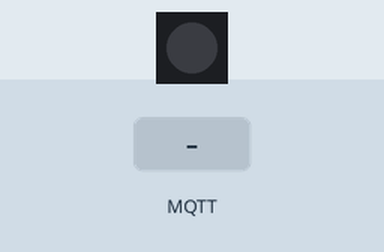
Recording of a sketch running on a simulated ESP32. Shown: 1 RGB LEDs in strip order, left to right. The test bench sets the inputs (shaded band). Dim RGB values are drawn brighter than linear; WiFi joins after 1.5 s; servers stay silent unless stated; no MQTT or app messages arrive unless stated; what the sketch prints to the serial monitor is not drawn.

Above: at 0.1 s.
At 2.76 s:
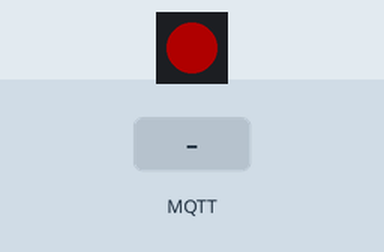
2.8 s: MQTT message "1" arrives on the first subscribed topic
4.3 s: MQTT message "on" arrives on the first subscribed topic
5.8 s: MQTT message "off" arrives on the first subscribed topic
Timing chart, 0 to 8.8 s (numbered marks = the images above; inputs shaded):
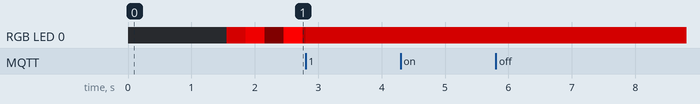

The sketch:

src.ino
```cpp
#include "secrets.h"
#include <WiFiClientSecure.h>
#include <MQTTClient.h>
#include <ArduinoJson.h>
#include "WiFi.h"
#include <math.h>

// global BPM variable
float bpm = 80.0f;

// FastLED
#include <FastLED.h>
#define NUM_LEDS 1
#define DATA_PIN 8
CRGB leds[NUM_LEDS];

// mqtt topics
#define AWS_IOT_SUBSCRIBE_TOPIC "hr/test"

WiFiClientSecure net = WiFiClientSecure();
MQTTClient client = MQTTClient(256);

void connectAWS()
{
  WiFi.mode(WIFI_STA);
  WiFi.begin(WIFI_SSID, WIFI_PASSWORD);

  Serial.print("Connecting to WiFi");

  while (WiFi.status() != WL_CONNECTED)
  {
    delay(500);
    Serial.print(".");
  }
  Serial.println();
  // use AWS credentials
  net.setCACert(AWS_CERT_CA);
  net.setCertificate(AWS_CERT_CRT);
  net.setPrivateKey(AWS_CERT_PRIVATE);

  // connect to AWS
  client.begin(AWS_IOT_ENDPOINT, 8883, net);

  // message handler
  client.onMessage(messageHandler);

  Serial.println("Connecting to AWS IoT");

  while (!client.connect(THINGNAME))
  {
    Serial.print(".");
    delay(1000);
  }

  if (!client.connected())
  {
    Serial.println("Failed to connect to AWS IoT");
    return;
  }

  // subscribe to topic
  bool ok = client.subscribe(AWS_IOT_SUBSCRIBE_TOPIC);
  Serial.printf("Subscribe to “%s”: %s\n", AWS_IOT_SUBSCRIBE_TOPIC, ok ? "OK" : "FAIL");

  Serial.println("Connected to AWS IoT");
}

void messageHandler(String &topic, String &payload)
{
  Serial.println("incoming: " + topic + " - " + payload);

  StaticJsonDocument<200> doc;
  DeserializationError error = deserializeJson(doc, payload);
  if (error) {
    Serial.print("deserializeJson() failed: ");
    Serial.println(error.c_str());
    return;
  }

  // update the global bpm
  bpm = doc["bpm"].as<float>();
  Serial.print("Updated global BPM: ");
  Serial.println(bpm);

}

void setup()
{
  Serial.begin(115200);

  FastLED.addLeds<NEOPIXEL, DATA_PIN>(leds, NUM_LEDS);

  connectAWS();
}

void loop()
{
  client.loop();
  wave(int(bpm));
}

void blink(float freq){
  // freq is in cycles per minute, so one cycle = 60000 ms / freq
  float periodMs = 60000.0f / freq;
  float halfPeriod = periodMs / 2.0f;    // on for half cycle, off for half cycle

  // turn LED(s) on
  for (int i = 0; i < NUM_LEDS; i++) {
    leds[i] = CRGB::Red;
  }
  FastLED.show();
  delay((uint32_t)halfPeriod);

  // turn LED(s) off
  for (int i = 0; i < NUM_LEDS; i++) {
    leds[i] = CRGB::Black;
  }
  FastLED.show();
  delay((uint32_t)halfPeriod);
}

void wave(int freq) {
  // non-blocking sine-wave pulsing based on millis()
  static float angle = 0.0f;
  static int prevFreq = -1;
  static unsigned long lastMs = 0;
  const float twoPi = 6.28318530718f;
  unsigned long now = millis();

  // reset phase when frequency changes
  if (freq != prevFreq) {
    angle = 0.0f;
    prevFreq = freq;
    lastMs = now;
  }

  // advance phase by elapsed time
  unsigned long dt = now - lastMs;
  float periodMs = 60000.0f / (float)freq;
  angle += twoPi * dt / periodMs;
  if (angle >= twoPi) angle -= twoPi;

  // compute brightness and update LED
  uint8_t bright = (uint8_t)(255.0f * (0.5f + 0.5f * sin(angle)));
  FastLED.setBrightness(bright);
  leds[0] = CRGB::Red;
  FastLED.show();

  lastMs = now;
}
```

secrets.example.h
```cpp
#ifndef SECRETS_H
#define SECRETS_H

#include <pgmspace.h>

#define SECRET
#define THINGNAME "YOUR_THING_NAME"

const char WIFI_SSID[] = "YOUR_WIFI_SSID";
const char WIFI_PASSWORD[] = "YOUR_WIFI_PASSWORD";
const char AWS_IOT_ENDPOINT[] = "YOUR_AWS_IOT_ENDPOINT";

// Amazon Root CA 1
static const char AWS_CERT_CA[] PROGMEM = R"EOF(
-----BEGIN CERTIFICATE-----
YOUR_AMAZON_ROOT_CA_CERTIFICATE
-----END CERTIFICATE-----
)EOF";

// Device Certificate
static const char AWS_CERT_CRT[] PROGMEM = R"KEY(
-----BEGIN CERTIFICATE-----
YOUR_DEVICE_CERTIFICATE
-----END CERTIFICATE-----
)KEY";

// Device Private Key
static const char AWS_CERT_PRIVATE[] PROGMEM = R"KEY(
-----BEGIN RSA PRIVATE KEY-----
YOUR_DEVICE_PRIVATE_KEY
-----END RSA PRIVATE KEY-----
)KEY";

#endif // SECRETS_H
```

Measured:
- after the input at 4.3 s, every drawn part: stays the same
- after the input at 5.8 s, every drawn part: stays the same
